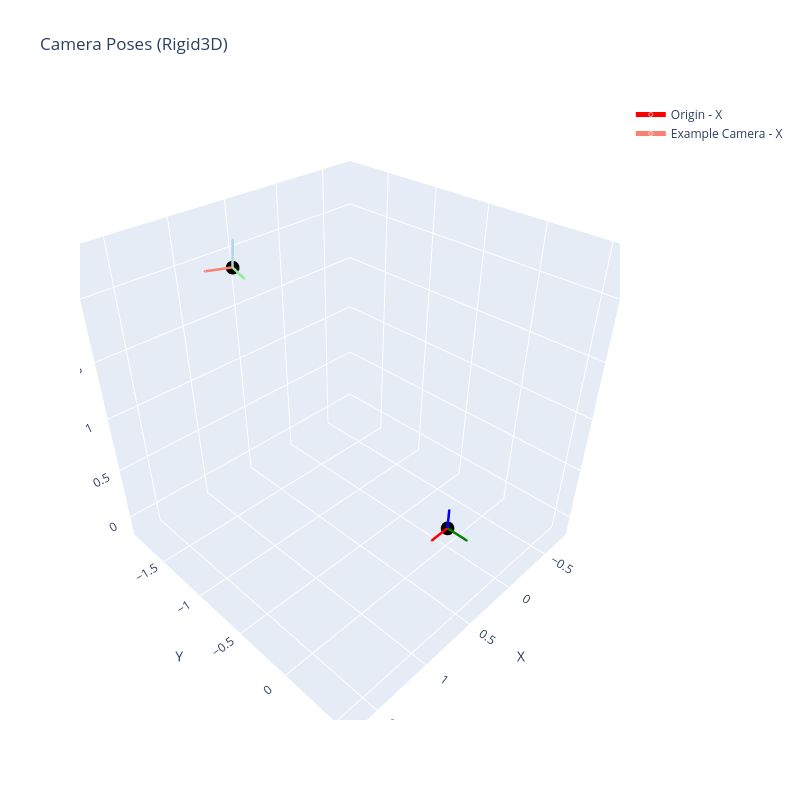

This figure's notebook cell:
### Code cell
# Test the new plot_rigid3d_poses function
from utils.vis.plot_colmap import plot_rigid3d_poses

# Get the cam_from_world transformation for the example image
cam_from_world = example_img.cam_from_world()

# Plot it
fig = plot_rigid3d_poses(cam_from_world, labels="Example Camera", show_origin=True, axis_length=0.2)
fig.show()

### Figure 1 — Plotly figure (JSON) as saved in the notebook; plotly's stock layout.template omitted (floating-point values rounded to 4 significant figures)
{"data": [{"hovertemplate": "Origin - X axis<br>Start: (0.000, 0.000, 0.000)<br>End: (0.200, 0.000, 0.000)<extra></extra>", "line": {"color": "red", "width": 5}, "marker": {"color": "red", "size": [5, 3]}, "mode": "lines+markers", "name": "Origin - X", "showlegend": true, "x": [0.0, 0.2], "y": [0.0, 0.0], "z": [0.0, 0.0], "type": "scatter3d"}, {"hovertemplate": "Origin - Y axis<br>Start: (0.000, 0.000, 0.000)<br>End: (0.000, 0.200, 0.000)<extra></extra>", "line": {"color": "green", "width": 5}, "marker": {"color": "green", "size": [5, 3]}, "mode": "lines+markers", "name": "Origin - Y", "showlegend": false, "x": [0.0, 0.0], "y": [0.0, 0.2], "z": [0.0, 0.0], "type": "scatter3d"}, {"hovertemplate": "Origin - Z axis<br>Start: (0.000, 0.000, 0.000)<br>End: (0.000, 0.000, 0.200)<extra></extra>", "line": {"color": "blue", "width": 5}, "marker": {"color": "blue", "size": [5, 3]}, "mode": "lines+markers", "name": "Origin - Z", "showlegend": false, "x": [0.0, 0.0], "y": [0.0, 0.0], "z": [0.0, 0.2], "type": "scatter3d"}, {"hovertemplate": "Origin<br>Position: (0.000, 0.000, 0.000)<extra></extra>", "marker": {"color": "black", "size": 8, "symbol": "circle"}, "mode": "markers", "name": "Origin", "showlegend": false, "x": [0.0], "y": [0.0], "z": [0.0], "type": "scatter3d"}, {"hovertemplate": "Example Camera - X axis<br>Start: (0.938, -1.304, 2.172)<br>End: (1.131, -1.352, 2.191)<extra></extra>", "line": {"color": "salmon", "width": 5}, "marker": {"color": "salmon", "size": [5, 3]}, "mode": "lines+markers", "name": "Example Camera - X", "showlegend": true, "x": [0.9376, 1.131], "y": [-1.304, -1.352], "z": [2.172, 2.191], "type": "scatter3d"}, {"hovertemplate": "Example Camera - Y axis<br>Start: (0.938, -1.304, 2.172)<br>End: (0.986, -1.110, 2.166)<extra></extra>", "line": {"color": "lightgreen", "width": 5}, "marker": {"color": "lightgreen", "size": [5, 3]}, "mode": "lines+markers", "name": "Example Camera - Y", "showlegend": false, "x": [0.9376, 0.9864], "y": [-1.304, -1.11], "z": [2.172, 2.166], "type": "scatter3d"}, {"hovertemplate": "Example Camera - Z axis<br>Start: (0.938, -1.304, 2.172)<br>End: (0.921, -1.294, 2.371)<extra></extra>", "line": {"color": "lightblue", "width": 5}, "marker": {"color": "lightblue", "size": [5, 3]}, "mode": "lines+markers", "name": "Example Camera - Z", "showlegend": false, "x": [0.9376, 0.9211], "y": [-1.304, -1.294], "z": [2.172, 2.371], "type": "scatter3d"}, {"hovertemplate": "Example Camera<br>Position: (0.938, -1.304, 2.172)<extra></extra>", "marker": {"color": "black", "size": 8, "symbol": "circle"}, "mode": "markers", "name": "Example Camera", "showlegend": false, "x": [0.9376], "y": [-1.304], "z": [2.172], "type": "scatter3d"}], "layout": {"scene": {"xaxis": {"title": {"text": "X"}, "range": [-0.8172, 1.755]}, "yaxis": {"title": {"text": "Y"}, "range": [-1.938, 0.634]}, "zaxis": {"title": {"text": "Z"}, "range": [-0.2, 2.372]}, "aspectmode": "cube"}, "title": {"text": "Camera Poses (Rigid3D)"}, "width": 800, "height": 800, "showlegend": true}}
